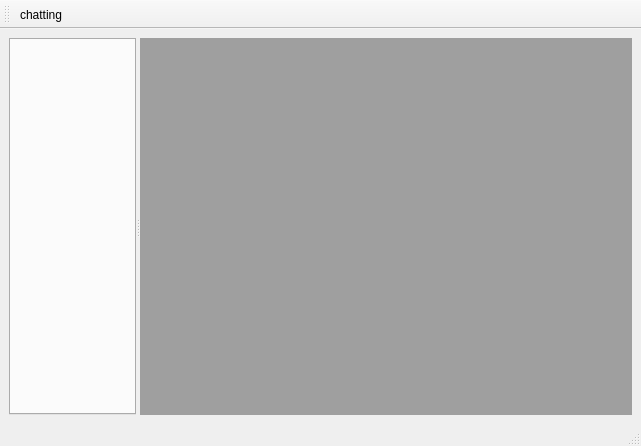
<?xml version="1.0" encoding="UTF-8"?>
<ui version="4.0">
 <class>MainWindow</class>
 <widget class="QMainWindow" name="MainWindow">
  <property name="geometry">
   <rect>
    <x>0</x>
    <y>0</y>
    <width>641</width>
    <height>446</height>
   </rect>
  </property>
  <property name="windowTitle">
   <string>MainWindow</string>
  </property>
  <widget class="QWidget" name="centralwidget">
   <layout class="QHBoxLayout" name="horizontalLayout">
    <item>
     <widget class="QSplitter" name="splitter">
      <property name="orientation">
       <enum>Qt::Horizontal</enum>
      </property>
      <widget class="QTabWidget" name="tabWidget"/>
      <widget class="QMdiArea" name="mdiArea"/>
     </widget>
    </item>
   </layout>
  </widget>
  <widget class="QStatusBar" name="statusbar"/>
  <widget class="QMenuBar" name="menubar">
   <property name="geometry">
    <rect>
     <x>0</x>
     <y>0</y>
     <width>641</width>
     <height>17</height>
    </rect>
   </property>
  </widget>
  <widget class="QToolBar" name="toolBar">
   <property name="windowTitle">
    <string>toolBar</string>
   </property>
   <attribute name="toolBarArea">
    <enum>TopToolBarArea</enum>
   </attribute>
   <attribute name="toolBarBreak">
    <bool>false</bool>
   </attribute>
   <addaction name="actionchatting"/>
  </widget>
  <action name="actionchatting">
   <property name="text">
    <string>chatting</string>
   </property>
  </action>
 </widget>
 <resources/>
 <connections/>
</ui>
